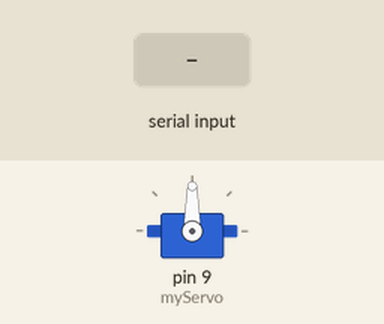
This sketch was run on a simulated Arduino Uno, built with avr-gcc and run on an emulated ATmega328P. Shown: servo. The inputs (shaded band) are chosen by the test bench.

Above: at 1.2 s.
1.3 s: "ROCK\n" received over Serial
At 2.5 s:
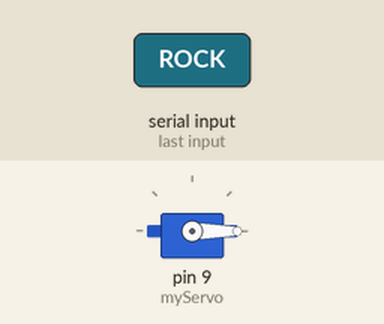
2.8 s: "SCISSORS\n" received over Serial
At 4.0 s:
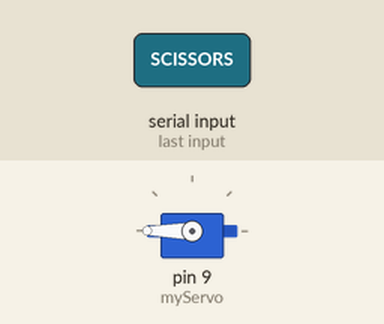
4.3 s: "PAPER\n" received over Serial
At 5.1 s:
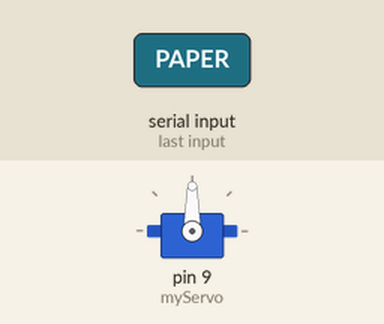
Timing chart, 0 to 7.3 s (numbered marks = the images above; inputs shaded):
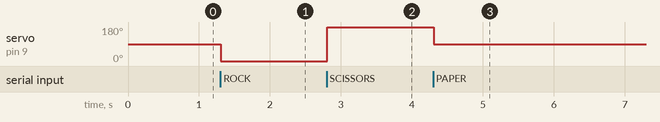

Measured:
- after the input at 1.3 s, servo on pin 9 (myServo): 90° → 0° at once
- after the input at 2.8 s, servo on pin 9 (myServo): 0° → 180° at once
- after the input at 4.3 s, servo on pin 9 (myServo): 180° → 90° at once

The sketch:

arduino_rock_paper_scissor_servo.ino
```cpp
#include <Servo.h>

Servo myServo;
int pos = 90;

void setup() {
  Serial.begin(9600);
  myServo.attach(9);
  myServo.write(pos);
}

void loop() {
  if (Serial.available() > 0) {
    String gesture = Serial.readStringUntil('\n');
    gesture.trim();

    if (gesture == "ROCK") pos = 0;
    else if (gesture == "PAPER") pos = 90;
    else if (gesture == "SCISSORS") pos = 180;

    myServo.write(pos);
  }
}
```
